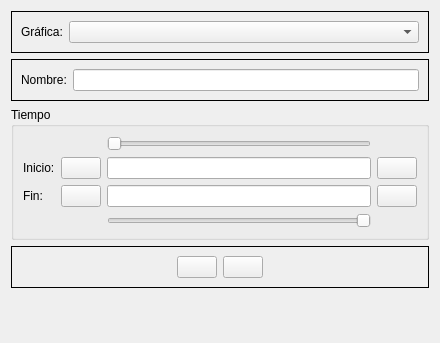
<?xml version="1.0" encoding="UTF-8"?>
<ui version="4.0">
 <class>ScenarioWavRecordPanel</class>
 <widget class="QFrame" name="ScenarioWavRecordPanel">
  <property name="geometry">
   <rect>
    <x>0</x>
    <y>0</y>
    <width>440</width>
    <height>343</height>
   </rect>
  </property>
  <property name="windowTitle">
   <string>Frame</string>
  </property>
  <layout class="QVBoxLayout" name="layoutBase" stretch="0,0,0,0,0">
   <item>
    <widget class="QFrame" name="frame_2">
     <property name="frameShape">
      <enum>QFrame::Panel</enum>
     </property>
     <property name="frameShadow">
      <enum>QFrame::Plain</enum>
     </property>
     <layout class="QGridLayout" name="gridLayout_2" columnstretch="0,1" columnminimumwidth="0,0">
      <item row="0" column="0">
       <widget class="QLabel" name="label_3">
        <property name="text">
         <string>Gráfica:</string>
        </property>
       </widget>
      </item>
      <item row="0" column="1">
       <widget class="saes::hmi::GComboBox" name="cboGraph"/>
      </item>
     </layout>
    </widget>
   </item>
   <item>
    <widget class="QFrame" name="frame_3">
     <property name="frameShape">
      <enum>QFrame::Panel</enum>
     </property>
     <property name="frameShadow">
      <enum>QFrame::Plain</enum>
     </property>
     <layout class="QGridLayout" name="gridLayout_5" columnstretch="0,0">
      <item row="0" column="0">
       <widget class="QLabel" name="label_5">
        <property name="text">
         <string>Nombre:</string>
        </property>
       </widget>
      </item>
      <item row="0" column="1">
       <widget class="saes::hmi::GLineEdit" name="lneName"/>
      </item>
     </layout>
    </widget>
   </item>
   <item>
    <widget class="QGroupBox" name="groupBox">
     <property name="title">
      <string>Tiempo</string>
     </property>
     <layout class="QGridLayout" name="gridLayout_3">
      <item row="1" column="3">
       <widget class="saes::hmi::GLineEdit" name="lneTimeStart">
        <property name="focusPolicy">
         <enum>Qt::NoFocus</enum>
        </property>
        <property name="inputMask">
         <string/>
        </property>
        <property name="alignment">
         <set>Qt::AlignCenter</set>
        </property>
        <property name="readOnly">
         <bool>true</bool>
        </property>
        <property name="placeholderText">
         <string/>
        </property>
       </widget>
      </item>
      <item row="2" column="3">
       <widget class="saes::hmi::GLineEdit" name="lneTimeFinish">
        <property name="focusPolicy">
         <enum>Qt::NoFocus</enum>
        </property>
        <property name="inputMask">
         <string/>
        </property>
        <property name="alignment">
         <set>Qt::AlignCenter</set>
        </property>
        <property name="readOnly">
         <bool>true</bool>
        </property>
        <property name="placeholderText">
         <string/>
        </property>
       </widget>
      </item>
      <item row="0" column="3">
       <widget class="QSlider" name="sldStart">
        <property name="orientation">
         <enum>Qt::Horizontal</enum>
        </property>
       </widget>
      </item>
      <item row="1" column="2">
       <widget class="QPushButton" name="pbStartMinus">
        <property name="text">
         <string/>
        </property>
        <property name="icon">
         <iconset>
          <normaloff>:/scenario/icons/scenario-record-minus.png</normaloff>:/scenario/icons/scenario-record-minus.png</iconset>
        </property>
       </widget>
      </item>
      <item row="2" column="2">
       <widget class="QPushButton" name="pbFinishMinus">
        <property name="text">
         <string/>
        </property>
        <property name="icon">
         <iconset>
          <normaloff>:/scenario/icons/scenario-record-minus.png</normaloff>:/scenario/icons/scenario-record-minus.png</iconset>
        </property>
       </widget>
      </item>
      <item row="2" column="0">
       <widget class="QLabel" name="label_2">
        <property name="text">
         <string>Fin:</string>
        </property>
       </widget>
      </item>
      <item row="2" column="4">
       <widget class="QPushButton" name="pbFinishPlus">
        <property name="text">
         <string/>
        </property>
        <property name="icon">
         <iconset>
          <normaloff>:/scenario/icons/scenario-record-plus.png</normaloff>:/scenario/icons/scenario-record-plus.png</iconset>
        </property>
       </widget>
      </item>
      <item row="1" column="4">
       <widget class="QPushButton" name="pbStartPlus">
        <property name="text">
         <string/>
        </property>
        <property name="icon">
         <iconset>
          <normaloff>:/scenario/icons/scenario-record-plus.png</normaloff>:/scenario/icons/scenario-record-plus.png</iconset>
        </property>
       </widget>
      </item>
      <item row="1" column="0">
       <widget class="QLabel" name="label">
        <property name="text">
         <string>Inicio:</string>
        </property>
       </widget>
      </item>
      <item row="3" column="3">
       <widget class="QSlider" name="sldFinish">
        <property name="orientation">
         <enum>Qt::Horizontal</enum>
        </property>
        <property name="invertedAppearance">
         <bool>true</bool>
        </property>
       </widget>
      </item>
     </layout>
    </widget>
   </item>
   <item>
    <widget class="QFrame" name="frameControl">
     <property name="frameShape">
      <enum>QFrame::Panel</enum>
     </property>
     <property name="frameShadow">
      <enum>QFrame::Plain</enum>
     </property>
     <layout class="QHBoxLayout" name="horizontalLayout">
      <item>
       <spacer name="horizontalSpacer_3">
        <property name="orientation">
         <enum>Qt::Horizontal</enum>
        </property>
        <property name="sizeHint" stdset="0">
         <size>
          <width>40</width>
          <height>20</height>
         </size>
        </property>
       </spacer>
      </item>
      <item>
       <widget class="QPushButton" name="pbApply">
        <property name="text">
         <string/>
        </property>
        <property name="icon">
         <iconset>
          <normaloff>:/apply</normaloff>:/apply</iconset>
        </property>
        <property name="iconSize">
         <size>
          <width>32</width>
          <height>32</height>
         </size>
        </property>
       </widget>
      </item>
      <item>
       <widget class="QPushButton" name="pbCancel">
        <property name="text">
         <string/>
        </property>
        <property name="icon">
         <iconset>
          <normaloff>:/Cancel</normaloff>:/Cancel</iconset>
        </property>
        <property name="iconSize">
         <size>
          <width>32</width>
          <height>32</height>
         </size>
        </property>
       </widget>
      </item>
      <item>
       <spacer name="horizontalSpacer_4">
        <property name="orientation">
         <enum>Qt::Horizontal</enum>
        </property>
        <property name="sizeHint" stdset="0">
         <size>
          <width>40</width>
          <height>20</height>
         </size>
        </property>
       </spacer>
      </item>
     </layout>
    </widget>
   </item>
   <item>
    <spacer name="verticalSpacer">
     <property name="orientation">
      <enum>Qt::Vertical</enum>
     </property>
     <property name="sizeHint" stdset="0">
      <size>
       <width>20</width>
       <height>40</height>
      </size>
     </property>
    </spacer>
   </item>
  </layout>
 </widget>
 <customwidgets>
  <customwidget>
   <class>saes::hmi::GLineEdit</class>
   <extends>QLineEdit</extends>
   <header>glineedit.h</header>
  </customwidget>
  <customwidget>
   <class>saes::hmi::GComboBox</class>
   <extends>QComboBox</extends>
   <header>gcombobox.h</header>
  </customwidget>
 </customwidgets>
 <resources/>
 <connections/>
</ui>
